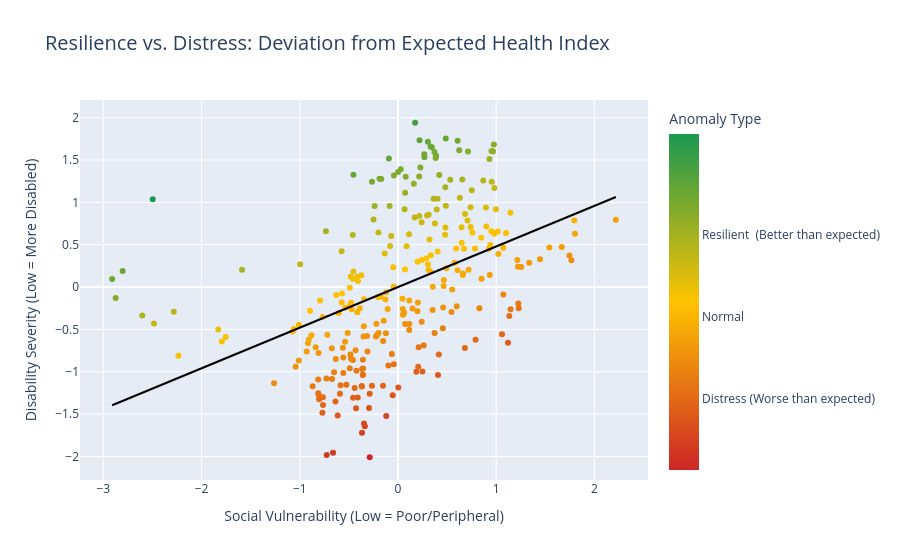

The notebook cell this image was saved under:
### Code cell
# @title Social Index vs. Health Index - Custom Colors (Green=Resilient, Red=Distress)
import plotly.express as px
import pandas as pd
from sklearn.linear_model import LinearRegression

df = data_master.copy()

cols = ['social_index', 'health_index']
df[cols] = df[cols].apply(pd.to_numeric, errors='coerce')
df = df.dropna(subset=cols)

# 1. רגרסיה
X = df[['social_index']]
y = df['health_index']
model = LinearRegression().fit(X, y)

# 2. חישוב שאריות
df['predicted_health'] = model.predict(X)
df['residual'] = df['health_index'] - df['predicted_health']

# --- הגדרת צבעים מותאמת אישית ---
# 0.0 = הערך הכי נמוך (למטה) -> ירוק (חסינות)
# 0.5 = האמצע -> צהוב זהב (לא בהיר מדי)
# 1.0 = הערך הכי גבוה (למעלה) -> אדום (מצוקה)
custom_colors = [
    [0.0, "#cd2626"],  # ירוק עמוק (Resilient)
    [0.5, "#FFC300"],  # צהוב-זהב (Normal)
    [1.0, "#1a9850"]   # אדום (Distress)
]

# 3. יצירת הגרף
fig = px.scatter(
    df,
    x='social_index',
    y='health_index',
    hover_name='settlement_name',
    hover_data={
        'residual': ':.2f',
        'socio_economic_index_cluster': True,
        'social_index': False,
        'health_index': False
    },
   # size='total_population', 
   # size_max=40,

    # --- צביעה ---
    color='residual',
    color_continuous_scale=custom_colors, # השימוש בסקאלה שיצרנו

    trendline='ols',
    trendline_color_override='black',

    title='Resilience vs. Distress: Deviation from Expected Health Index',
    labels={
        'social_index': 'Social Vulnerability (Low = Poor/Peripheral)',
        'health_index': 'Disability Severity (Low = More Disabled)',
        'residual': 'Deviation (Severity)'
    }
)

# 4. עיצוב המקרא (Legend)
fig.update_layout(
    title_font_size=20,
    coloraxis_colorbar=dict(
        title="Anomaly Type",
        # מגדירים את הטקסט שיופיע ליד הצבעים
        tickvals=[-1, 0, 1],
        ticktext=[
            "Distress\n(Worse than expected)", 
            "Normal", 
            "Resilient \n(Better than expected)"
        ]
    )
)

fig.show()

# 5. הדפסת התובנות (מתוקן לוגית)
print('Settlements that "break the rules":')

print("\n--- Top 5 'Resilient' Cities (Green/Positive Residual) ---")
print("Cities with POOR social status but GOOD health outcomes (Low Disability):")
# מיון עולה: הערכים הכי שליליים (הכי למטה בגרף) הם החסינים ביותר
print(df.sort_values('residual', ascending=False).head(10)[['settlement_name', 'socio_economic_index_cluster', 'residual', 'total_population']])

print("\n--- Top 5 'Distress' Cities (Red/Negative Residual) ---")
print("Cities with BETTER social status but BAD health outcomes (High Disability):")
# מיון יורד: הערכים הכי חיוביים (הכי למעלה בגרף) הם במצוקה הגדולה ביותר
print(df.sort_values('residual').head(10)[['settlement_name', 'socio_economic_index_cluster', 'residual', 'total_population']])

### Figure 1 — Plotly figure (JSON) as saved in the notebook; plotly's stock layout.template omitted (floating-point values rounded to 4 significant figures; data arrays with more than 128 entries replaced by an {"elided": "..."} marker saying what was removed)
{"data": [{"customdata": {"elided": "278x2 float values"}, "hovertemplate": "<b>%{hovertext}</b><br><br>Deviation (Severity)=%{marker.color:.2f}<br>socio_economic_index_cluster=%{customdata[1]}<extra></extra>", "hovertext": {"elided": "278 str values"}, "legendgroup": "", "marker": {"color": {"elided": "278 float values"}, "coloraxis": "coloraxis", "symbol": "circle"}, "mode": "markers", "name": "", "orientation": "v", "showlegend": false, "type": "scatter", "x": {"elided": "278 float values"}, "xaxis": "x", "y": {"elided": "278 float values"}, "yaxis": "y"}, {"hovertemplate": "<b>OLS trendline</b><br>health_index = 0.479598 * social_index + -2.40259e-16<br>R<sup>2</sup>=0.191133<br><br><extra></extra>", "legendgroup": "", "line": {"color": "black"}, "marker": {"symbol": "circle"}, "mode": "lines", "name": "", "showlegend": false, "type": "scatter", "x": {"elided": "278 float values"}, "xaxis": "x", "y": {"elided": "278 float values"}, "yaxis": "y"}], "layout": {"coloraxis": {"colorbar": {"ticktext": ["Distress\n(Worse than expected)", "Normal", "Resilient \n(Better than expected)"], "tickvals": [-1, 0, 1], "title": {"text": "Anomaly Type"}}, "colorscale": [[0, "#cd2626"], [0.5, "#FFC300"], [1, "#1a9850"]]}, "legend": {"tracegroupgap": 0}, "title": {"font": {"size": 20}, "text": "Resilience vs. Distress: Deviation from Expected Health Index"}, "xaxis": {"anchor": "y", "domain": [0, 1], "title": {"text": "Social Vulnerability (Low = Poor/Peripheral)"}}, "yaxis": {"anchor": "x", "domain": [0, 1], "title": {"text": "Disability Severity (Low = More Disabled)"}}}}
